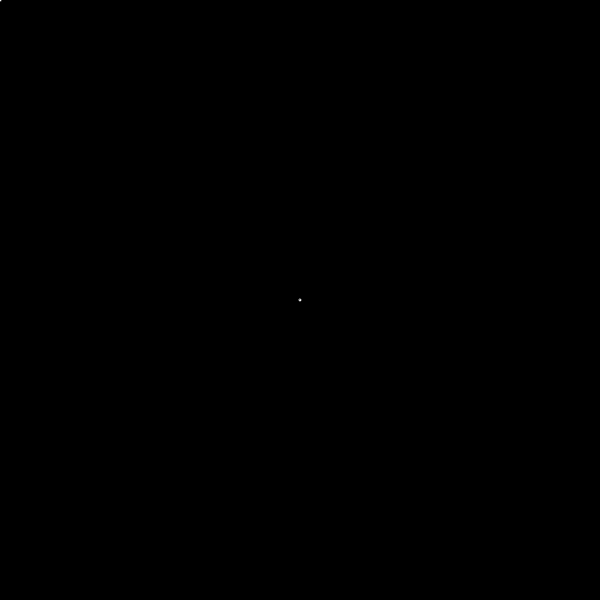
Frame 1 (no input)
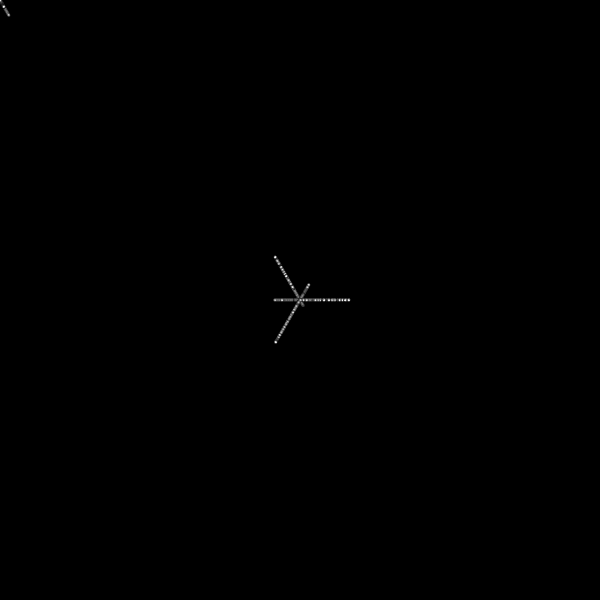
Frame 60 (the mouse pressed at the canvas centre just before this capture)
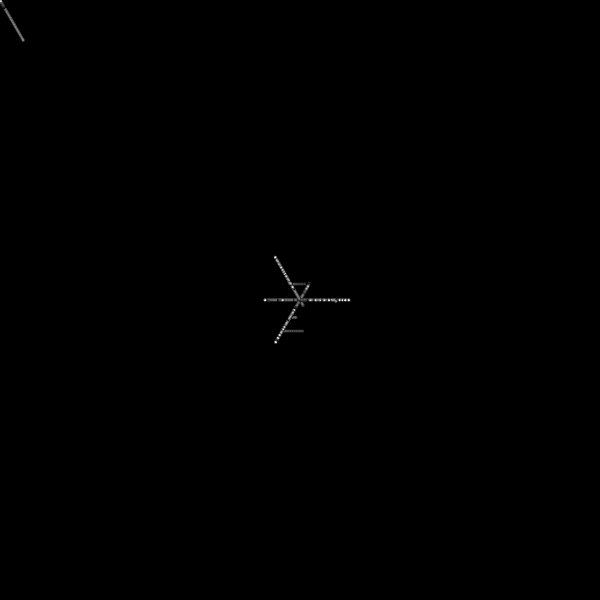
Frame 120 (the mouse held since frame 60 and released just before this capture)

The Processing sketch that drew these frames (run headless with seeded random() and noise(); from frame 60 on, the mouse is pressed at the canvas centre):

// Processing sketch: processing_154716
// ── processing_154716.pde

/*
 * Creative Coding
 * Week 5, 04 - Moving balls 2
 * by Indae Hwang and Jon McCormack
 * Copyright (c) 2014 Monash University
 *
 * This sketch shows the basics of classes and objects in Processing
 * It defines a class called "Ball" with one member function: "display()"
 *
 */
MovingBall centre;
MovingBall[] arounds;

int numOfObjects;

void setup() {
  size(600, 600);
  numOfObjects = 100;
  centre = new MovingBall(width/2, height/2);
  arounds = new MovingBall[numOfObjects];
  for (int i=0; i < arounds.length; i++ ) {
    arounds[i] = new MovingBall(mouseX, mouseY );
  }
  background(0);
}

void draw() {
  // background(0);
  centre.run();
  for (int i=0; i < arounds.length; i++ ) {
    arounds[i].run();
  }
}

void mouseReleased(){
  for (int i=0; i < arounds.length; i++ ) {
    arounds[i] = new MovingBall(mouseX, mouseY);
    if (i == arounds.length) {
      i = 0;
    }
  }
}
/*
 * MovingBall class
 *
 * Represents a moving ball that moves in a single direction
 *
 */
class MovingBall {

  float x, y;        // position
  float tx, ty;      // target in x and y
  float step, inc;
  float radius;

  int direction;

  // constructor
  // create a moving ball at the supplied position (x_, y_)
  MovingBall(float x_, float y_) {
    x = x_;
    y = y_;

    reset();
  }
  
  // run
  // calls move() followed by display()
  // 
  void run() {
    this.move();
    this.display();
  }

  // move
  // move the ball in the desired direction
  //
  void move() {

    step -= inc;

    if (step < 0) {
      x = tx;
      y = ty;
      reset();
    }

    x = lerp(tx, x, step); 
    y = lerp(ty, y, step);

    checkBounds();
  }

  // checkBounds
  // checks that the ball is within the display window.
  // If it reaches the edge, move in the opposite direction
  void checkBounds() {
    if (x <= 0 || x >= width || y <= 0 || y >= height) {
      x = width/2;
      y = height/2;
      reset();
    }
  }


  void reset() {
    step = 1.01;
    inc = random(0.01);
    radius = random(10, 50);
    int numDirections = 3;
    
    if(key=='1'){numDirections = 1;}
    else if(key=='2'){numDirections = 2;}
    else if(key=='3'){numDirections = 3;}
    else if(key=='4'){numDirections = 4;}
    else if(key=='5'){numDirections = 5;}
    else if(key=='6'){numDirections = 6;}
    
    float angleUnit = TWO_PI/numDirections; 
    direction = (int) random(numDirections);

    tx = x + radius*cos(direction * angleUnit);
    ty = y + radius*sin(direction * angleUnit);
  }

  // display method
  //
  //
  void display() {
    noStroke();
    rectMode(CENTER);
    //fill(0, 30);
    //rect(tx, ty, 10, 10);
    fill(255, 60);
    stroke(0,60);
    ellipse(x, y, 3, 3);
  }
}
